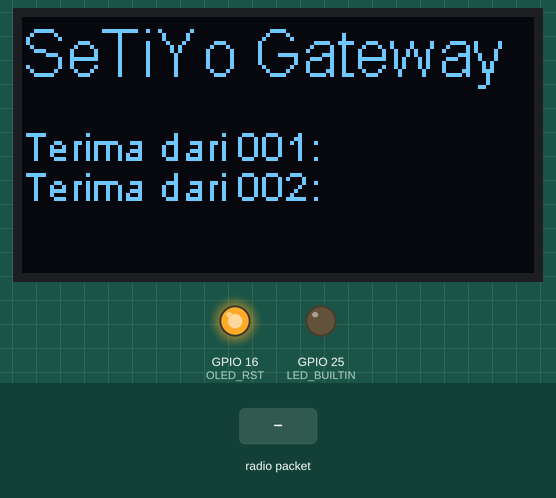
Simulated run of this sketch. Board: ESP8266 (NodeMCU). Shown: 128×64 one-colour display, output pins drawn as LEDs (lit = HIGH). The test bench sets the inputs (shaded band). No radio packets arrive unless stated; what the sketch prints to the serial monitor is not drawn.

Above: at 1.2 s.
1.3 s: radio packet "001" arrives
At 2.5 s:
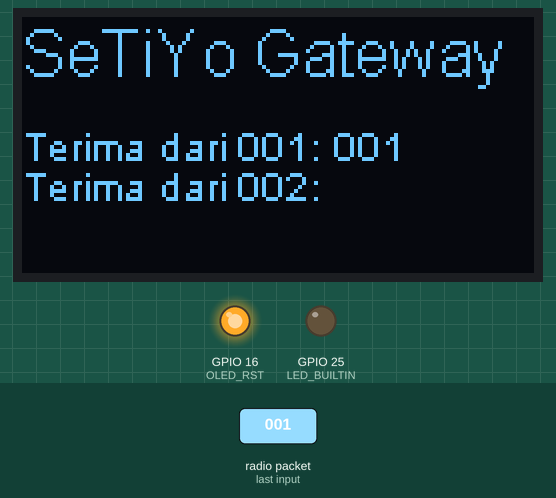
2.9 s: radio packet "002" arrives
At 3.5 s:
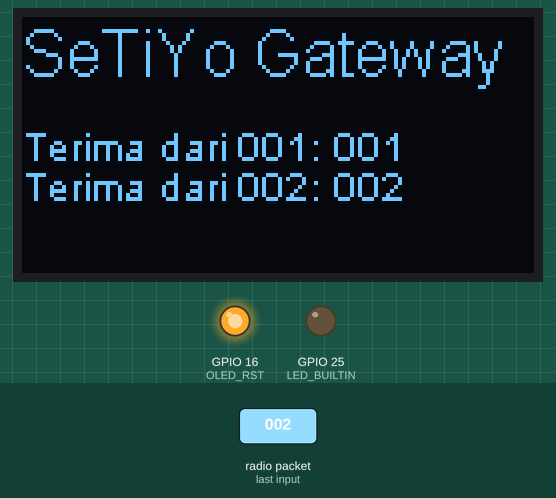
Timing chart, 0 to 5.9 s (numbered marks = the images above; inputs shaded):
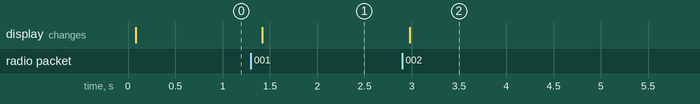

The sketch:

DDLoRaGateway.ino
```cpp
#include <SPI.h>
#include <LoRa.h>
#include <Wire.h>
#include "SSD1306Wire.h" // https://github.com/ThingPulse/esp8266-oled-ssd1306/blob/master/src/SSD1306Wire.h

//#define MISO    19   // GPIO19 -- lora MISO
//#define MOSI    27   // GPIO27 -- lora MOSI
//#define SS      18   // GPIO18 -- lora CS

#define SCK     5    // GPIO5  -- lora SCK
#define RST     23   // GPIO23 atau GPIO12 atau GPIO14 -- RESET (If Lora does not work, replace it with GPIO14)
#define DI0     26   // GPIO26 -- IRQ(Interrupt Request)
#define BAND    915E6

/*-----replace default pin  OLED_SDA=4, OLED_SCL=15 with  OLED_SDA=21, OLED_SCL=22----*/
#define OLED_SDA 21
#define OLED_SCL 22
#define OLED_RST 16

#define LED_BUILTIN 25 /*--LED bawaan LoRa-----*/

#define OFF 0  /*----untuk tes LED-------------*/
#define ON 1

const int blueLED = 25;
int counter = 0;
String statusKonveyor;
int pinSensorKonveyor = 15;

/*-----Initialize the OLED display using Wire library----*/
SSD1306Wire  display(0x3c, OLED_SDA, OLED_SCL); // OLED_SDA=4, OLED_SCL=15

String id, Data, Data1, Data2;
bool kirimBalik;
String dataKirimBalik = "";

void setup() {
/*---------START  Oled ******** ------*/
  pinMode(LED_BUILTIN, OUTPUT);
  pinMode(OLED_RST, OUTPUT);
  digitalWrite(OLED_RST, LOW);    /*-----set GPIO16 low to reset OLED----------------------*/
  delay(50);
  digitalWrite(OLED_RST, HIGH);   /*-----while OLED is running, must set GPIO16 in high----*/

  /*-----Initialising the UI will init the display too.------------------------------------*/
  display.init();
  display.flipScreenVertically();
  display.setFont(ArialMT_Plain_10);

  /*-----clear the display-----------------------------------------------------------------*/
  display.clear();
/*----------END Oled ******** ---------*/

  Serial.begin(115200);
  while (!Serial); //If just the the basic function, must connect to a computer

//  SPI.begin(SCK, MISO, MOSI, SS);
  LoRa.setPins(SS, RST, DI0);
  Serial.println("LoRa Sender");

  if (!LoRa.begin(BAND))
      {
        Serial.println("Starting LoRa failed!");
        while (1);
      }

  Serial.println("LoRa Initial OK!");
  pinMode(pinSensorKonveyor, INPUT_PULLUP);

  LoRa.onReceive(onReceive);
  LoRa_rxMode();
}

void loop() {
//  Serial.print("001, ");
//  Serial.print(Data1);
//  Serial.print("\t");
//  Serial.print("002, ");
//  Serial.println(Data2);

/*------display Oled-------------*/
  display.setFont(ArialMT_Plain_16);
  display.drawString(0, 0, "SeTiYo Gateway");
  display.setFont(ArialMT_Plain_10);
  display.drawString(0, 26, "Terima dari 001: " + Data1);
  display.drawString(0, 36, "Terima dari 002: " + Data2);
  display.display();
  display.clear();

  callbackMessage(kirimBalik, dataKirimBalik);

}


void LoRa_rxMode(){
  LoRa.disableInvertIQ();               // normal mode
  LoRa.receive();                       // set receive mode
}

void LoRa_txMode(){
  LoRa.idle();                          // set standby mode
  LoRa.enableInvertIQ();                // active invert I and Q signals
}

void LoRa_sendMessage(String message) {
  LoRa_txMode();                        // set tx mode
  LoRa.beginPacket();                   // start packet
  LoRa.print(message);                  // add payload
  LoRa.endPacket();                     // finish packet and send it
  LoRa_rxMode();                        // set rx mode
}

void onReceive(int packetSize) {
  int len_ID, len_DT;
  String message = "";

  while (LoRa.available()) {
    message += (char)LoRa.read();
  }

  len_ID = message.indexOf(",");
  len_DT = message.indexOf("#");

  id = message.substring(0,len_ID); // parsing id
  Data = message.substring(len_ID+1, len_DT); // parsing data
//  Serial.println(message);

  dataKirimBalik = message;
  kirimBalik = true;

  if(id == "001"){
    Data1 = Data;
  }
  if(id == "002"){
    Data2 = Data;
  }

//  Serial.print("001, ");
//  Serial.print(Data1);
//  Serial.print("\t");
//  Serial.print("002, ");
//  Serial.println(Data2);
}

void callbackMessage(bool statusKirimBalik, String message){
  if(statusKirimBalik == true){
    kirimBalik = false;
    LoRa_sendMessage(message);
  }
}
```

Measured:
- after the input at 1.3 s, the display: changes after 0.12 s (image 1)
- after the input at 2.9 s, the display: changes after 0.08 s (image 2)
